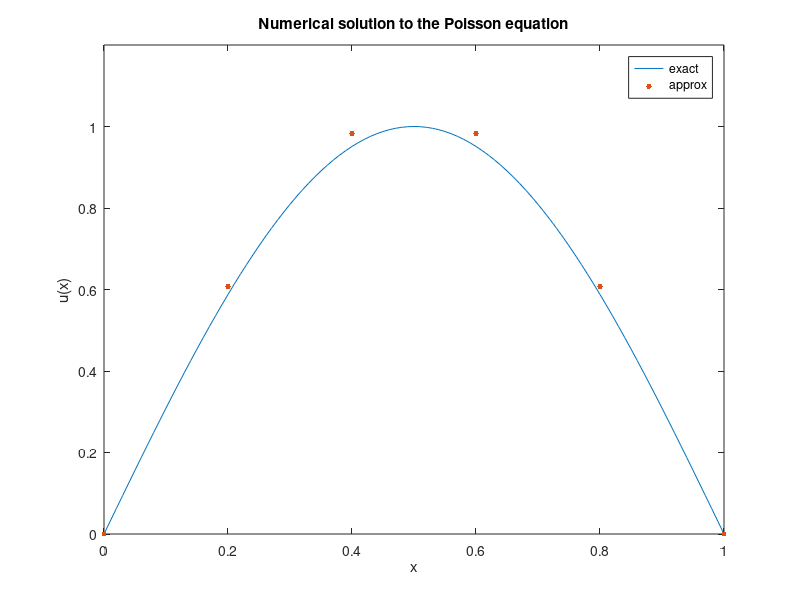

The MATLAB script that drew this image:
clear

n=input('자연수를 입력하세요(input a natural number) : ');

h=1/n;
A=zeros(n-1,n-1);
A(1,(1:2))=[-2, 1];
A(n-1,(n-2:n-1))=[1,-2];
b=zeros([1,n-1]);
x=zeros([1,n+1]);
x(n+1)=1;

for i=1:n-1
    
    x(i+1)=i*h;
    y=i*h;
    b(i)=-(pi^2)*sin(pi*y);
    
    for j=2:n-2

        A(j,(j-1:j+1))=[1,-2,1];
        
    end
    
end

b=b*(h^2);

u=A\b';
u=[0;u;0];

figure(1) 
t=0:0.01:1; 
plot(t,sin(pi*t))
xlabel('x')
ylabel('u(x)')
ylim([0,1.2])
hold on
plot(x,u,'.','MarkerSize',12)
title('Numerical solution to the Poisson equation')
legend('exact', 'approx')
